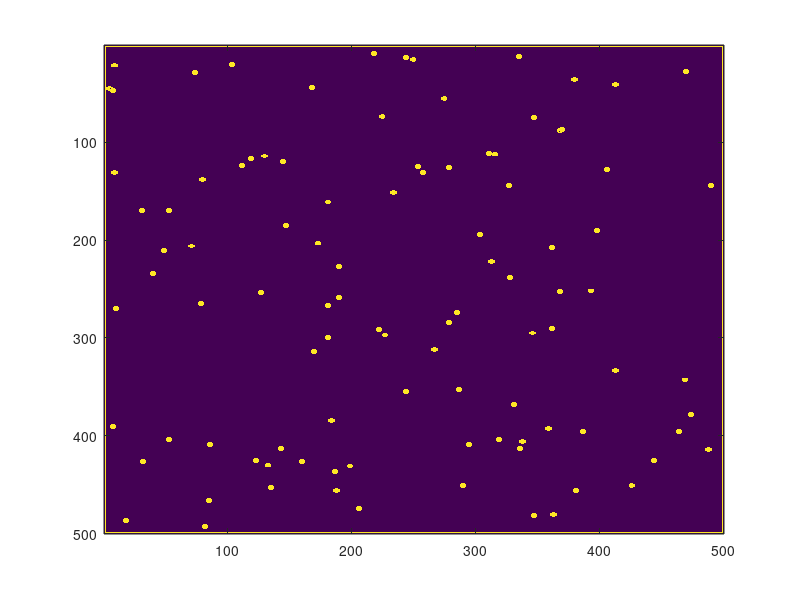

Write the MATLAB code that produced this figure.
% future improvements: no overlapping points, manually place points
fieldsize = 500;   
cellsize = 5.5;
borderwidth = 2;
ncells = 100;
fname = 'wavebioCells.ima';

% generate field
field = zeros(fieldsize, fieldsize);

% determine locations of cells. Scale random points by dimension that keeps edges of cells away from
% field edges
pts = round(0.5 * cellsize + (fieldsize - borderwidth * 2 - cellsize) * rand(2, ncells));

% create prototype cell
x = round((1:cellsize) - 0.5 * cellsize);
[X, Y] = meshgrid(x, x);
r = sqrt(X.^2 + Y.^2);
cell = double(r <= 0.5 * cellsize);


% place cells in field
for n = 1:ncells
    field(x + pts(1, n), x + pts(2, n)) = cell;
end

% create border
field(2:borderwidth,2:(fieldsize-1)) = 1;
field((fieldsize+1-borderwidth):(fieldsize-1),2:(fieldsize-1)) = 1;
field(2:(fieldsize-1),2:borderwidth) = 1;
field(2:(fieldsize-1),(fieldsize+1-borderwidth):(fieldsize-1)) = 1;

figure; imagesc(field)

dlmwrite(fname,fieldsize,'newline','pc');
dlmwrite(fname,field,'-append', 'delimiter','','newline','pc');